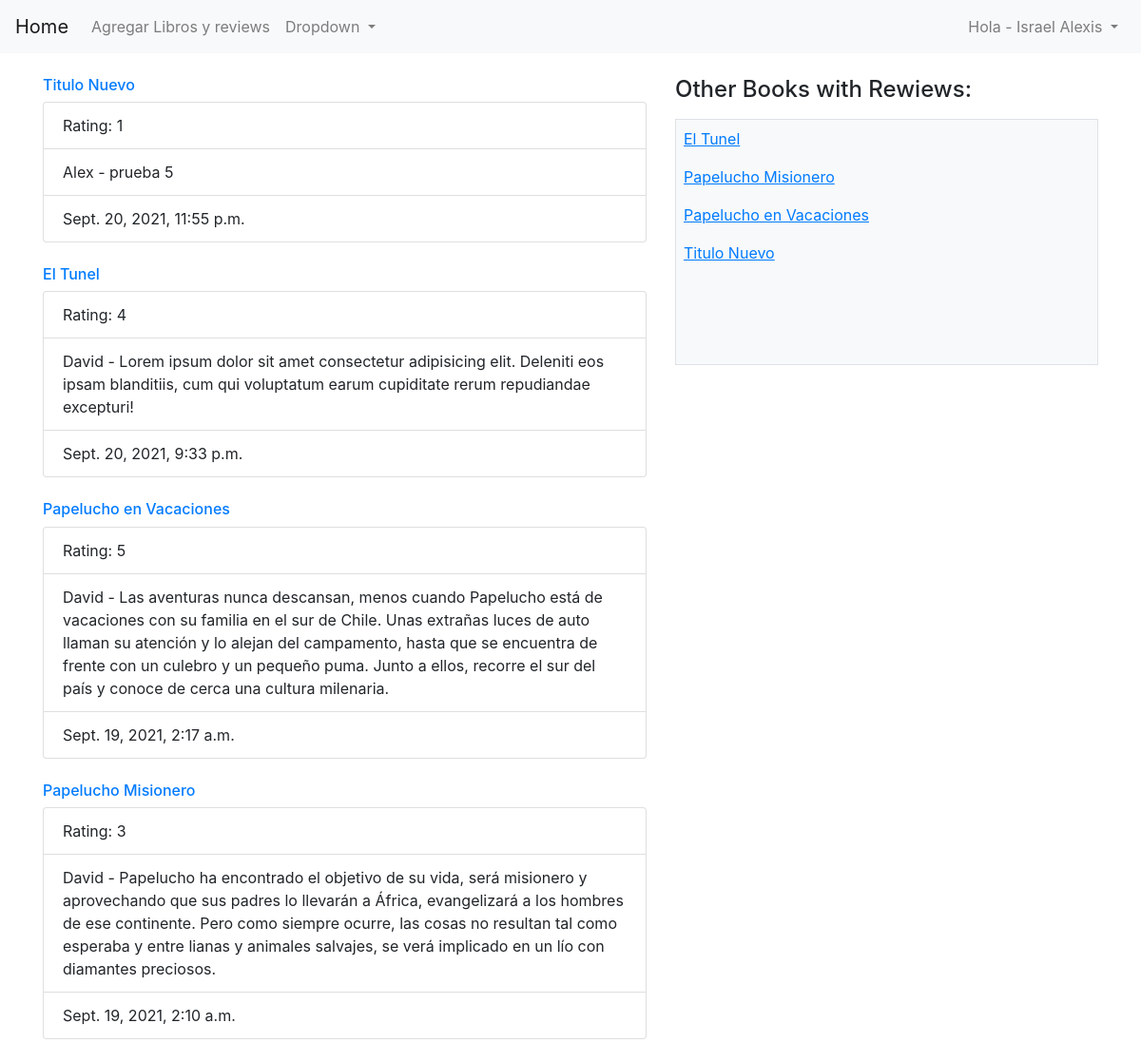
Screenshot of /libros/ (signed in) with the database file from the repository.
### login/models.py (models this page shows)
class User(models.Model):
    id = models.AutoField(primary_key=True)
    nombre = models.CharField(max_length=40)
    alias = models.CharField(max_length=40)
    email = models.CharField(max_length=40)
    password = models.CharField(max_length=255)
    rol = models.PositiveIntegerField(default=1)
    created_at = models.DateTimeField(auto_now_add=True)
    updated_at = models.DateTimeField(auto_now=True)
    objects = UserManager()

class Libro(models.Model):
    id = models.AutoField(primary_key=True)
    titulo = models.CharField(max_length=40)
    autor = models.ForeignKey(Autor, on_delete=CASCADE, related_name="libros")

class Review(models.Model):
    id = models.AutoField(primary_key=True)
    usuario = models.ForeignKey(User, on_delete=CASCADE, related_name="reviewer")
    contenido = models.TextField(default='')
    libro = models.ForeignKey(Libro, on_delete=CASCADE, related_name="librox")
    created_at = models.DateTimeField(auto_now_add=True)
    updated_at = models.DateTimeField(auto_now=True)
    rating = models.IntegerField(default=0)

### home/views.py (the view)
# urls.py: path('libros/', include('home.urls')),
def libros(request):
    if 'user_id' not in request.session:
        return redirect('login')
    context = {
        "active_user": User.objects.get(id=request.session['user_id']),
        "lista_libros": Libro.objects.all().order_by('id').reverse(),
        "lista_libros2": Libro.objects.all().order_by('titulo'),
    }
    return render(request, 'libros.html', context)

### login/templates/libros.html (shortened to what this page needs)
<!DOCTYPE html>
<html lang="en">
<head>
    {% load static %}
    <link rel="stylesheet" href="https://cdn.jsdelivr.net/npm/bootstrap@4.6.0/dist/css/bootstrap.min.css">
</head>
<body>
    <div class="wrapper">
        {% include "navbar.html" %}
        <br>
        <div class="container">
            <div class="row">
                <div class="col-7">
                    {% for lista in lista_libros|slice:":" %}
                    <a href=" /libros/{{lista.id}} ">
                        <h6>{{lista.titulo}}</h6>
                    </a>
                    <ul class="list-group ">
                        <li class="list-group-item ">Rating: {{lista.librox.last.rating}}</li>
                        <li class="list-group-item ">{{lista.librox.last.usuario.nombre}} - {{lista.librox.last.contenido}}</li>
                        <li class="list-group-item ">{{lista.librox.last.updated_at}}</li>
                    </ul>
                    <br /> {% endfor%}
                </div>
                <div class="col-5 ">
                    <h4 class="mb-3 ">Other Books with Rewiews:</h4>
                    <div class="h-25 w-100 border border-ligth py-2 px-2 bg-light text-dark overflow-auto ">
                        {% for lista in lista_libros2 %}
                        <a href=" ">
                            <p><ins>{{lista.titulo}}</ins></p>
                        </a>
                        {% endfor %}
                    </div>
                </div>
            </div>
        </div>
    </div>
</body>
</html>

### login/templates/navbar.html (shortened to what this page needs)
<nav class="navbar navbar-expand-lg navbar-light bg-light">
    <a class="navbar-brand" href="/">Home</a>
    <div class="collapse navbar-collapse" id="navbarSupportedContent">
        <ul class="navbar-nav mr-auto">
            <li class="nav-item">
                <a class="nav-link" href="agregar/">Agregar Libros y reviews</a>
            </li>
            <li class="nav-item dropdown">
                <a class="nav-link dropdown-toggle" href="#" id="navbarDropdown" role="button" data-toggle="dropdown" aria-haspopup="true" aria-expanded="false">
          Dropdown
        </a>
            </li>
        </ul>
        <form class="form-inline">
            <ul class="navbar-nav">
                <li class="nav-item dropdown">
                    <a class="nav-link dropdown-toggle" href="#" id="navbarDropdownMenuLink" role="button" data-toggle="dropdown" aria-haspopup="true" aria-expanded="false">
              Hola - {{active_user.nombre}}
            </a>
                </li>
            </ul>
        </form>
    </div>
</nav>

### rows the page displays
User: nombre "Israel Alexis"
Libro: titulo "Titulo Nuevo", librox.last.rating "1", librox.last.usuario.nombre "Alex", librox.last.contenido "prueba 5", librox.last.updated_at "Sept. 20, 2021, 11:55 p.m."
Libro: titulo "El Tunel", librox.last.rating "4", librox.last.usuario.nombre "David", librox.last.contenido "Lorem ipsum dolor sit amet consectetur adipisicing elit. Deleniti eos ipsam blanditiis, cum qui voluptatum earum cupiditate rerum repudiandae excepturi!", librox.last.updated_at "Sept. 20, 2021, 9:33 p.m."
Libro: titulo "Papelucho en Vacaciones", librox.last.rating "5", librox.last.usuario.nombre "David", librox.last.contenido "Las aventuras nunca descansan, menos cuando Papelucho está de vacaciones con su familia en el sur de Chile. Unas extrañas luces de auto llaman su atención y lo alejan del campamento, hasta que se encuentra de frente con un culebro y un pequeño puma. Junto a ellos, recorre el sur del país y conoce de cerca una cultura milenaria.", librox.last.updated_at "Sept. 19, 2021, 2:17 a.m."
Libro: titulo "Papelucho Misionero", librox.last.rating "3", librox.last.usuario.nombre "David", librox.last.contenido "Papelucho ha encontrado el objetivo de su vida, será misionero y aprovechando que sus padres lo llevarán a África, evangelizará a los hombres de ese continente. Pero como siempre ocurre, las cosas no resultan tal como esperaba y entre lianas y animales salvajes, se verá implicado en un lío con diamantes preciosos.", librox.last.updated_at "Sept. 19, 2021, 2:10 a.m."
